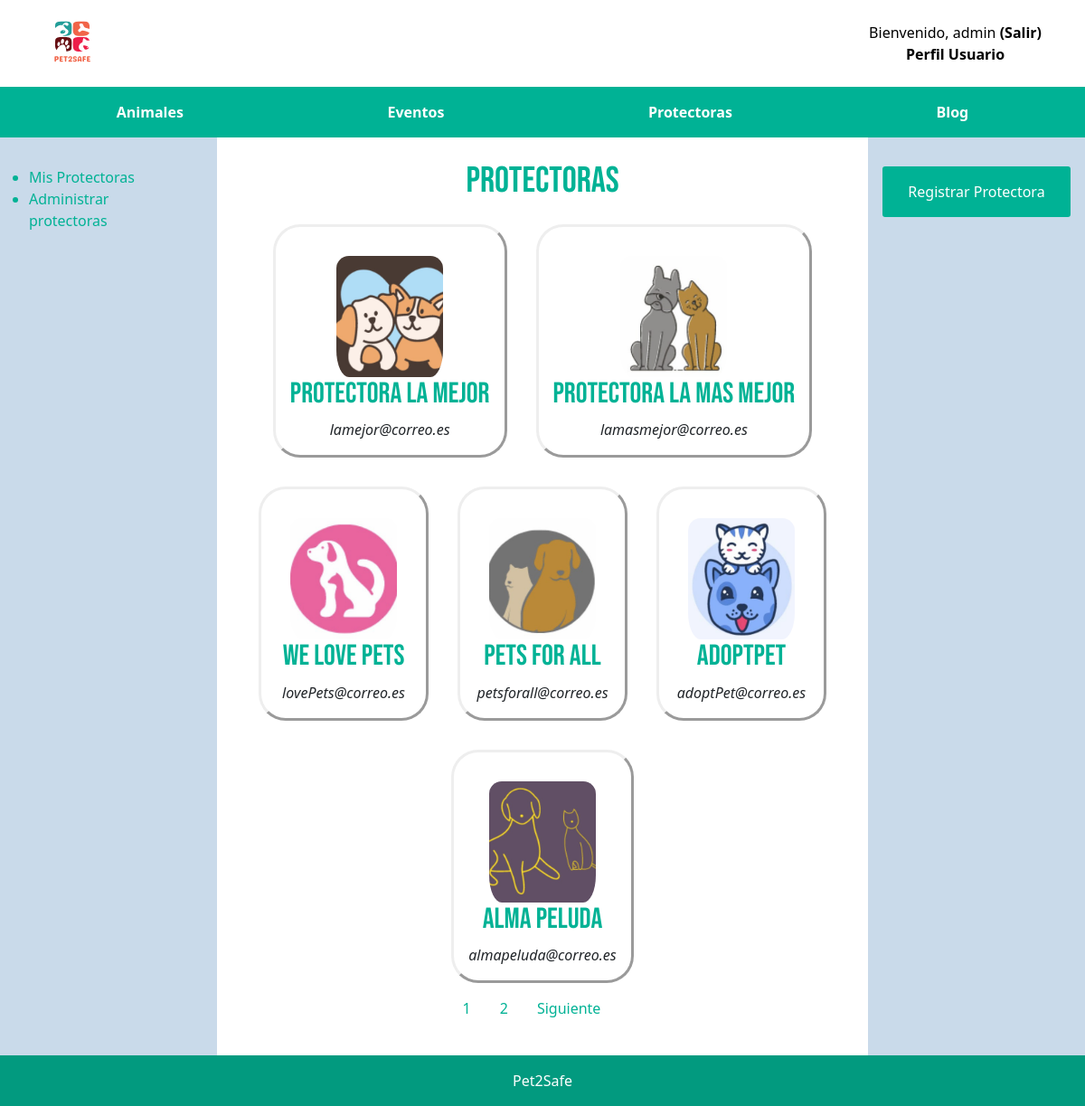
Screenshot of /Proyecto/protectoraVista/protectoras.php (signed in) with the database file from the repository.
### tables this page shows
CREATE TABLE `protectora` (
  `ID` int(11) NOT NULL,
  `nombre` varchar(30) NOT NULL,
  `estado` int(11) NOT NULL,
  `telefono` int(9) NOT NULL,
  `email` varchar(100) NOT NULL,
  `direccion` varchar(100) NOT NULL,
  `descripcion` varchar(512) NOT NULL,
  `imagen` varchar(30) DEFAULT NULL
);

### Proyecto/includes/protectora/Protectora.php (called while the page is built, shortened)
<?php
class Protectora{
    private $ID= NULL;
    private $nombre;
    private $email;
    private $descripcion;
    private $imagen;
    private function __construct($nombre, $estado, $telefono, $email, $direccion, $descripcion, $imagen = null, $ID = null){
        $this->ID = $ID;
        $this->nombre = $nombre;
        $this->email = $email;
        $this->descripcion = $descripcion;
        $this->imagen = $imagen;
    }
    public static function cuentaEstadoActivo(){
        $conn = Aplicacion::getInstance()->getConexionBd();
        $query = sprintf("SELECT * FROM protectora WHERE estado=%d", self::ACTIVA);
        $rs = $conn->query($query);
        $conteo = $rs->num_rows;
        return $conteo;
    }
    public static function buscaPorEstado($estadoProtectora, $offset = NULL, $limit = NULL)
    {
        $conn = Aplicacion::getInstance()->getConexionBd();
        if($offset == null && $limit == null){
            $query = sprintf("SELECT * FROM protectora WHERE estado='%s'", $estadoProtectora);
        }
        else{
            $query = sprintf("SELECT * FROM protectora WHERE estado='%s' ORDER BY ID LIMIT $offset, $limit", $estadoProtectora);
        }
        $rs = $conn->query($query);
        $result = null;
        $i = 0;
        if ($rs->num_rows > 0) {
            while($fila = $rs->fetch_assoc()) {
               $result[$i] = new Protectora($fila['nombre'],  $fila['estado'], $fila['telefono'],
                            $fila['email'], $fila['direccion'], $fila['descripcion'], $fila['imagen'],
                            $fila['ID']);
               $i = $i + 1;
            }
        }
        else {
            error_log("Error BD ({$conn->errno}): {$conn->error}");
        }
        return $result;
    }
    public function getId()
    {
        return $this->ID;
    }
    public function getNombre()
    {
        return $this->nombre;
    }
    public function getEmail(){
        return $this->email;
    }
    public function getDescripcion(){
        return $this->descripcion;
    }
    public function getImagen(){
        return $this->imagen;
    }
}
?>

### Proyecto/protectoraVista/protectoras.php (the view, shortened to what this page needs)
<?php
function mostrarProtectoras(){
    $protectorasPorPagina = 6;
    $pagina = 1;
    $limit = $protectorasPorPagina;
    $offset = ($pagina - 1) * $protectorasPorPagina;
	$conteo = Protectora::cuentaEstadoActivo();
    $paginas = ceil($conteo / $limit);
    $protectoras = Protectora::buscaPorEstado(Protectora::ACTIVA, $offset, $limit);
    $html = ' ';
    if($protectoras){
        $html .= "<div class=\"listaSeccion\">";
        foreach($protectoras as $protectora){
            $nombre = $protectora->getNombre();
            $idProtectora = $protectora->getId();
            $email = $protectora->getEmail();
            $imagen=$protectora->getImagen();
            $htmlImagenes = ' ';
            if ($imagen){
                $rutaImg = implode(DIRECTORY_SEPARATOR, [RUTA_IMAGENES_PROTECTORAS_MOSTRAR, $imagen]);
                $htmlImagenes = "<a href='./protectora.php?id=$idProtectora'><img src=\"$rutaImg\" class=\"imgLista\"></a>
                </a>";
            }
            else{
                $imagen = "pordefecto.jpeg";
                $rutaImg = implode(DIRECTORY_SEPARATOR, [RUTA_IMAGENES_PROTECTORAS_MOSTRAR, $imagen]);
                $htmlImagenes = "<a href='./protectora.php?id=$idProtectora'><img src=\"$rutaImg\" class=\"imgLista\"></a>
                </a>";
            }
                $html .= "<div class=\"contenedorLista\">
                            <div>
                                $htmlImagenes
                                <a href='./protectora.php?id=$idProtectora'><h2>$nombre</h2></a>
                                <span>$email</span>
                            </div>
                        </div>";
        }
        $html .= "</div>
            <ul class=\"paginacion\">";
        if($paginas > 1){
            for ($x = 1; $x <= $paginas; $x++) {
                $html .= "<li class=\"numPaginacion\">
                    <a href='./protectoras.php?pagina=$x'>$x</a>
                </li>";
            }
        }
        if ($pagina < $paginas) {
            $aux = $pagina + 1;
            $html .= "<li class=\"numPaginacion\">
                <a href='./protectoras.php?pagina=$aux'>
                    Siguiente
                </a>
            </li>";
        }
        $html .= "</ul>";
    }else{
        $html = '<p>Parece que no hay protectoras registradas en este momento...</p>';
    }
    return $html;
}
if (!isset($_SESSION["login"])) {
    $rutaUsuarioVista = RUTA_USUARIO_VISTA;
	$contenidoPrincipal = <<<EOS
	<div class="contenidoNoLogueado"><h1>¿Eres nuevo?</h1>
	<p>¡Hola! Para formar parte de esta comunidad amante de los animales y poder acceder a todas
	las funcionalidades de la página debes estar registrado.</p>
	<h2>¡¡¡Bienvenido!!!</h2>
	<ul>
		<li class="botonRegistro"><a href='$rutaUsuarioVista/registro.php'>Registrarse</a></li><li><a href='$rutaUsuarioVista/login.php'>Ya tengo cuenta</a>
	</ul></div<
	EOS;
}
else {
    $auxiliar1 = mostrarProtectoras();
    $contenidoPrincipal = <<<EOS
    <div class="seccion">
        <h1>Protectoras</h1>
        $auxiliar1
    </div>
    EOS;
}
require dirname(__DIR__,1).'/includes/vistas/plantillas/plantilla.php';
?>

### Proyecto/css/estilo.css (style rules this page uses)
body { font-family: "Open Sans", sans-serif; background-color: #C9DAEA; margin: 0; }
h1, h2, h3 { font-family: "Bebas Neue", sans-serif; }
.listaSeccion { display: flex; flex-flow: row wrap; align-items: center; justify-content: center; }
.contenedorLista { display: flex; flex-direction: column; justify-content:center; align-items: center; text-align: center; margin: 1em; padding: 1em; border-style: outset; border-radius: 30px 30px 30px 30px; box-sizing: border-box; max-width: 20em; max-height: 25em; }
.contenedorLista a { text-decoration: none; color: #00B295; }
.contenedorLista span { font-style:italic; }
.imgLista { padding: 1em 1em 0 1em; width: 150px; height: 150px; object-fit: cover; border-radius: 30px; }
.paginacion { display: flex; flex-direction: row; list-style-type: none; justify-content: space-between; padding-right: 40px; }
.numPaginacion { margin-right: 1em; text-align: center; display: inline; }
.numPaginacion a { transition: background-color .3s; color: #00B295; text-decoration: none; border-radius: 5px 5px 5px 5px; box-sizing: border-box; padding: 0.5em; }
::marker { color: #00B295; }
.seccion, #contenedorSolicitud { display: flex; flex-flow: column; align-items: center; margin-bottom: 1.5em; margin-top: 1.5em; }
.seccion h1 { color: #00B295; }

### rows the page displays
protectora: imagen (picture), nombre "Protectora La Mejor", email "lamejor@correo.es"
protectora: imagen (picture), nombre "Protectora La Mas Mejor", email "lamasmejor@correo.es"
protectora: imagen (picture), nombre "We Love Pets", email "lovePets@correo.es"
protectora: imagen (picture), nombre "Pets For All", email "petsforall@correo.es"
protectora: imagen (picture), nombre "AdoptPet", email "adoptPet@correo.es"
protectora: imagen (picture), nombre "Alma Peluda", email "almapeluda@correo.es"

### other values shown
$_SESSION['nombre'] "admin"
